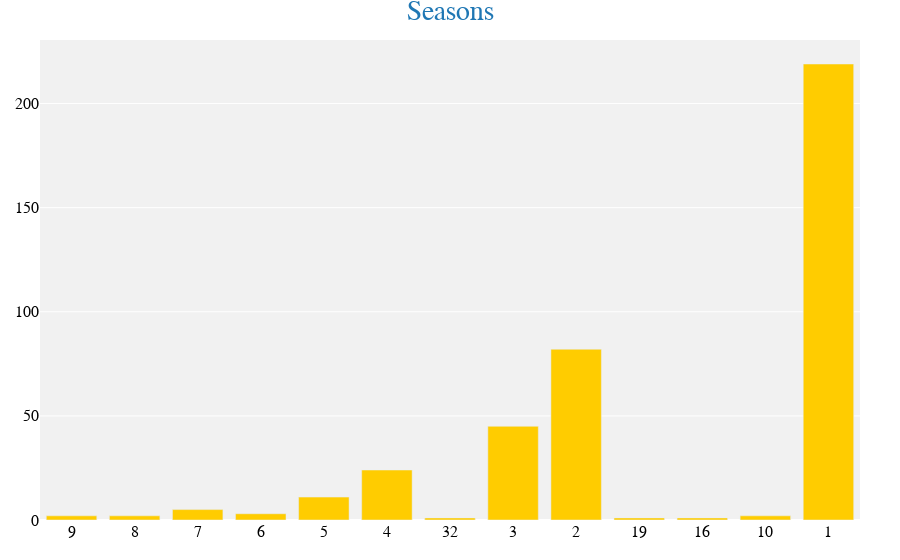

This figure's notebook cell:
### Markdown cell above
## TV Shows with many seasons

### Code cell
import plotly.graph_objects as go

col = 'season_count'

# Process TV Shows data
vc1 = d1[col].value_counts().reset_index()
vc1 = vc1.rename(columns={col: "season_count", "index": col})
vc1['percent'] = vc1['count'].apply(lambda x: 100 * x / sum(vc1['count']))
vc1 = vc1.sort_values(col)
vc1 = vc1.sort_values("season_count", ascending=False) 

trace1 = go.Bar(x=vc1[col], y=vc1["count"], name="TV Shows", marker=dict(color="#ffcc00"))


data = [trace1]
layout = go.Layout(
    title="Seasons", 
    title_font=dict(size=28, color="#1f77b4", family="Comic Sans MS, Arial, sans-serif"),  
    title_x=0.5,  
    height=400,
    plot_bgcolor="#f1f1f1", 
    paper_bgcolor="#ffffff",  
    font=dict(color="black", size=16, family="Comic Sans MS, Arial, sans-serif"), 
    legend=dict(x=0.1, y=1.1, orientation="h", font=dict(size=14, color="black")),  
    margin=dict(t=40, b=40, l=40, r=40),  
)

# Create the figure and plot
fig = go.Figure(data, layout=layout)
fig.show()

### Figure 1 — Plotly figure (JSON) as saved in the notebook; plotly's stock layout.template omitted (floating-point values rounded to 4 significant figures)
{"data": [{"marker": {"color": "#ffcc00"}, "name": "TV Shows", "type": "bar", "x": ["9", "8", "7", "6", "5", "4", "32", "3", "2", "19", "16", "10", "1"], "y": [2, 2, 5, 3, 11, 24, 1, 45, 82, 1, 1, 2, 219]}], "layout": {"autosize": true, "font": {"color": "black", "family": "Comic Sans MS, Arial, sans-serif", "size": 16}, "legend": {"font": {"color": "black", "size": 14}, "orientation": "h", "x": 0.1, "y": 1.1}, "margin": {"b": 40, "l": 40, "r": 40, "t": 40}, "paper_bgcolor": "#ffffff", "plot_bgcolor": "#f1f1f1", "title": {"font": {"color": "#1f77b4", "family": "Comic Sans MS, Arial, sans-serif", "size": 28}, "text": "Seasons", "x": 0.5}, "xaxis": {"autorange": true, "range": [-0.5, 12.5], "type": "category"}, "yaxis": {"autorange": true, "range": [0, 230.5], "type": "linear"}}}
